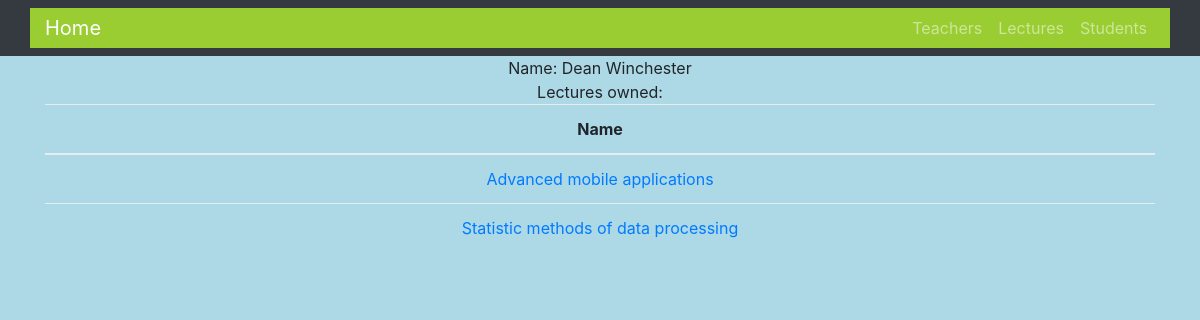
The page /teacher/1/ on the database its author committed.
### PWJS_Django/models.py (models this page shows, shortened)
@python_2_unicode_compatible
class Teacher(models.Model):
    name = models.CharField(max_length=40)
    lectures = models.ManyToManyField(Lecture)

@python_2_unicode_compatible
class Lecture(models.Model):
    name = models.CharField(max_length=140)

### PWJS_Django/views.py (the view)
# urls.py: url(r'^teacher/(?P<id>[0-9]+)/', views.teacher),
def teacher(request, id):
    t = Teacher.objects.get(pk=id)
    if request.method == 'POST':
        f = TeacherForm(request.POST, instance=t)
        f.save()
    l = Lecture.objects.filter(teacher=t)
    return render(request, 'teacher.html', {'teacher': t, 'lectures': l})

### templates/teacher.html (shortened to what this page needs)
{% extends 'base.html' %}
{% block content %}
    {% if error %}
        Teacher not found
    {% else %}
        Name: {{ teacher.name }} <br/>
        Lectures owned: <br/>
        <table class="table">
            <thead>
                <tr>
                    <th scope="col">Name</th>
                </tr>
            </thead>
            <tbody>
                {% for lecture in lectures %}
                    <tr>
                        <td><a href="{{ BASE_URL }}/lecture/{{ lecture.id }}">{{ lecture.name }}</a></td>
                    </tr>
                {% endfor %}
            </tbody>
        </table>
    {% endif %}
{% endblock %}

### templates/base.html (style rules this page uses)
body { padding-top: 54px; background-color: lightblue; }
@media (min-width: 992px) { body { padding-top: 56px; } }

### rows shown on the page
Teacher: name "Dean Winchester"
Lecture: name "Advanced mobile applications"
Lecture: name "Statistic methods of data processing"
